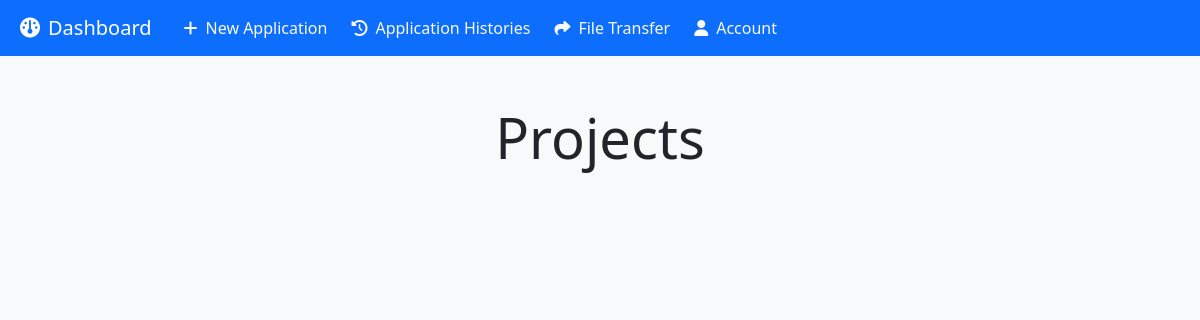
The page /projects/ (signed in) on the database as committed earlier.
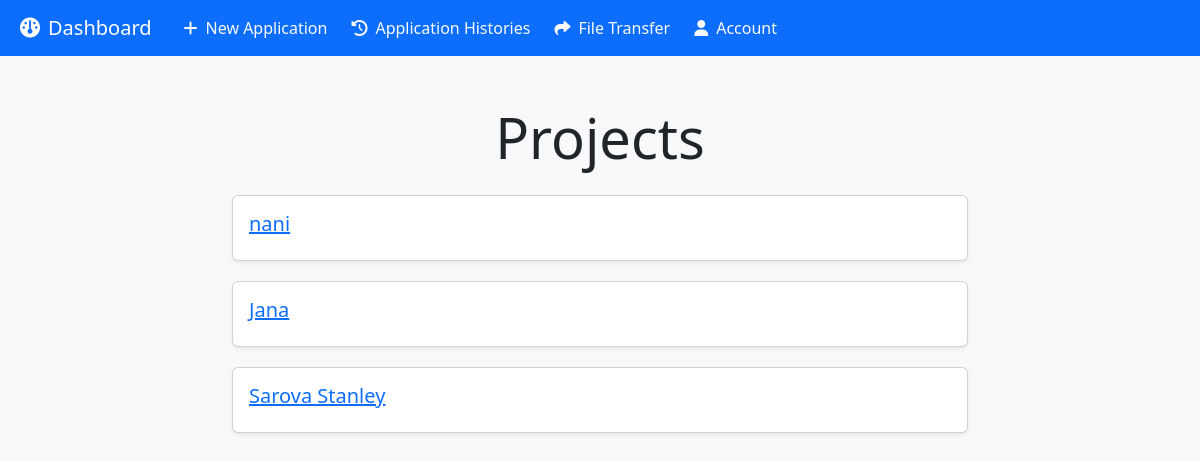
The same page on the database as committed later.
### main/models.py (models this page shows, shortened)
class Project(models.Model):
    name = models.CharField(max_length=100)
    category = models.CharField(max_length=100)
    number = models.CharField(max_length=100)
    contractor = models.CharField(max_length=100)
    handling_officer = models.ForeignKey(User, on_delete=models.SET_NULL, null=True, related_name='projects')
    contract_type = models.CharField(max_length=50)
    files = models.FileField(upload_to=unique_file_name, null=True, blank=True)
    created_at = models.DateTimeField(auto_now_add=True)

### main/views.py (the view)
# urls.py: path('projects/', views.project_list, name='project_list'),
@login_required
def project_list(request):
    projects = Project.objects.all().order_by('-created_at')
    return render(request, 'project_list.html', {'projects': projects})

### templates/project_list.html (shortened to what this page needs)
{% extends 'base.html' %}
{% block content %}
<div class="container mt-5">
    <div class="row justify-content-center">
        <div class="col-md-8">
            <div class="text-center mb-4">
                <h1 class="display-4">Projects</h1>
            </div>
            <ul class="project-list">
                {% for project in projects %}
                <li class="project-item">
                    <div class="card card-hover shadow-sm">
                        <div class="card-body">
                            <h5 class="card-title">
                                <a href="{% url 'project_detail' project.pk %}" class="project-link">{{ project.name }}</a>
                            </h5>
                        </div>
                    </div>
                </li>
                {% endfor %}
            </ul>
        </div>
    </div>
</div>
{% endblock %}

Rows that differ between the two databases and show on the page:
added Project: name "nani"
added Project: name "Jana"
added Project: name "Sarova Stanley"
